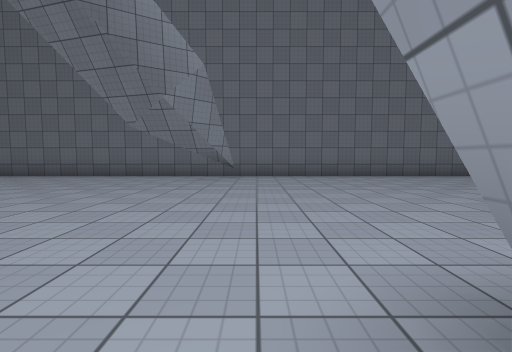
view 1 (above)

17 first-person views from a walk through a scene from a Unity 3-D project. The camera is 1.2 m above the floor, tilts 4° down and sees 85° across. The floor is counted in squares, 2 m on a side. Each view is taken from the middle of a square. On the plan, view 1 faces up. The plan holds only what a view shows up to about 9 squares ahead; the rest is blank. The place goes on beyond the plan. Surface patterns are stand-ins for the level's own textures.

view 2
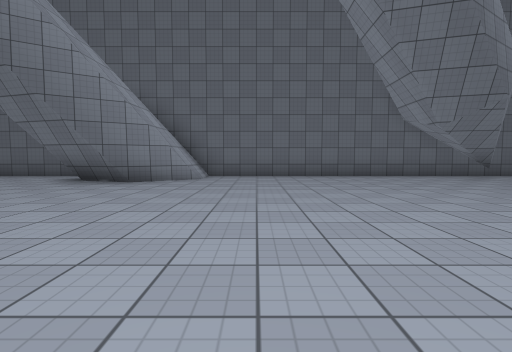

view 3
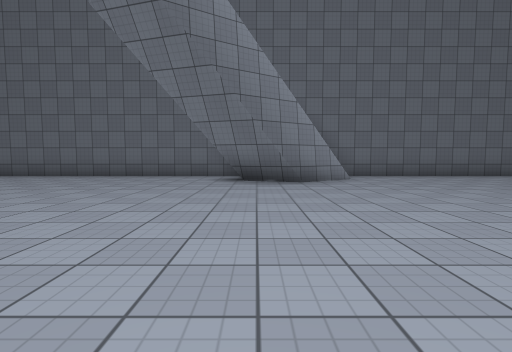

view 4
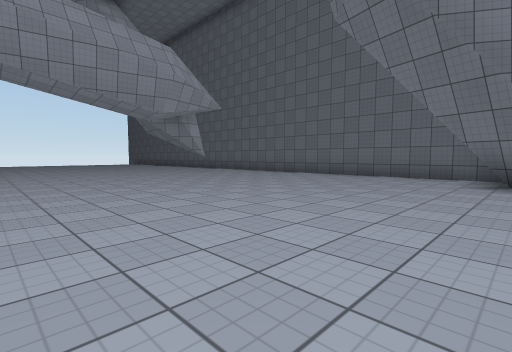

view 5
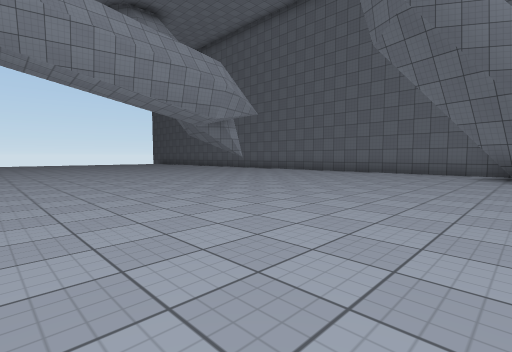

view 6
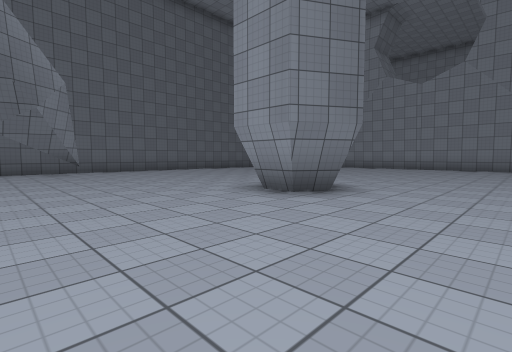

view 7
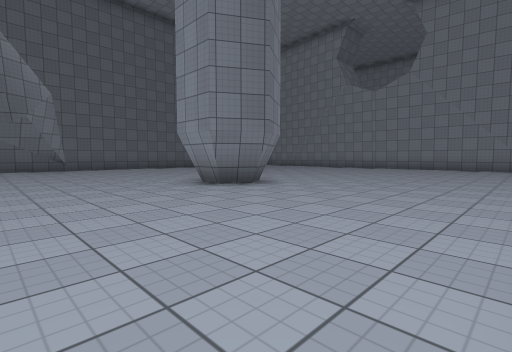

view 8
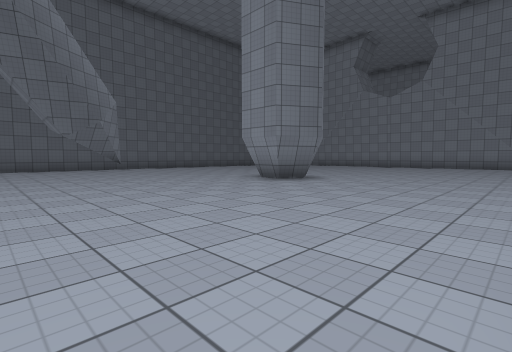

view 9
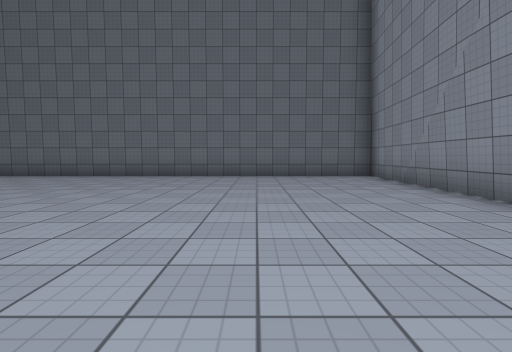

view 10
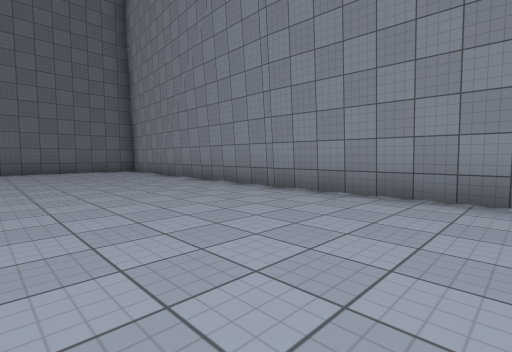

view 11
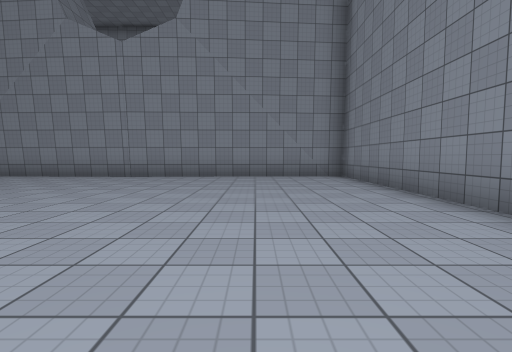

view 12
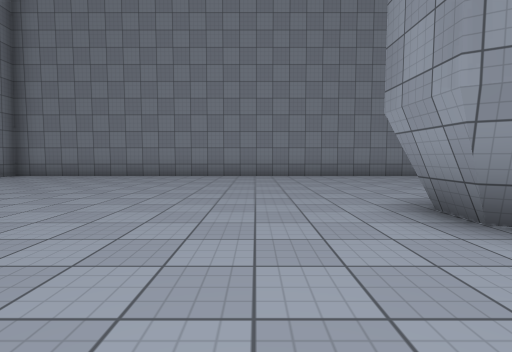

view 13
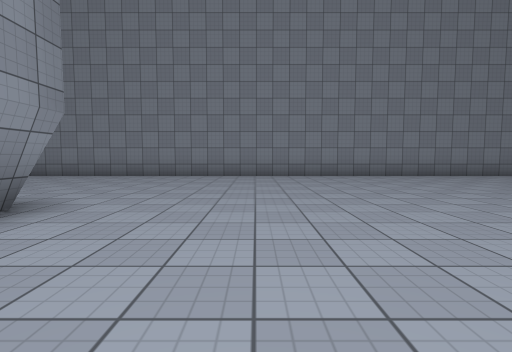

view 14
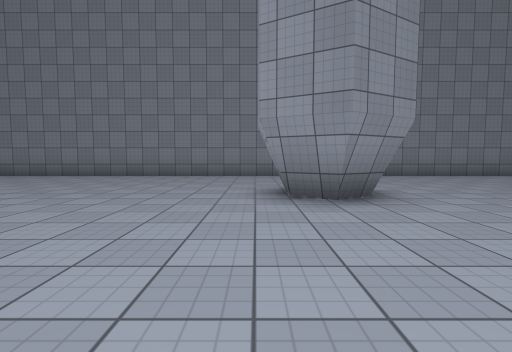

view 15
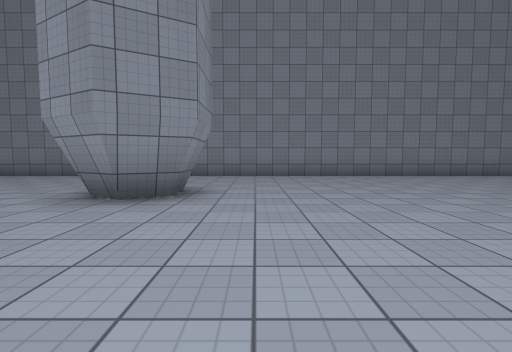

view 16
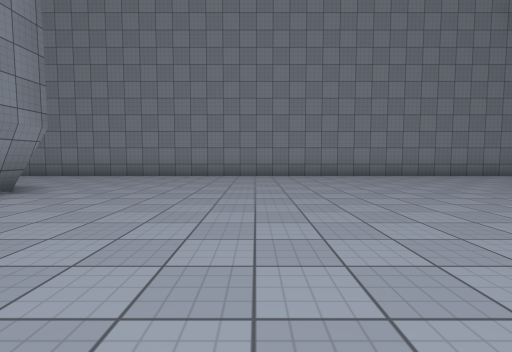

view 17
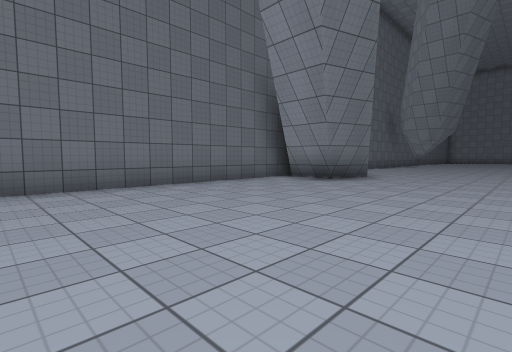

### Floor plan
Points are (right, up) in squares from view 1. A wall is a line through its corners. A room is listed if a view was taken in it or the views show most of it. See-through windows are left out.
Room 1 (views 1, 2, 3, 4, 5, 6, 7, 8, 9, 10, 11, 12, 13, 14, 15, 16, 17)
walls: (0.5, 0) (0.5, 0.9); (1.4, -0.8) (0.5, -0.2); (-9.1, -2.1) (-9.1, -1) (-8.1, -0.5) (-7.2, -1) (-7.2, -2); (2, 0.9) (2.3, 0.7) (2.3, -0.3) (1.6, -0.7); (-0.5, 7.6) (-1.1, 7); (-8.6, 7.4) (-10.6, 6.1); (-10.2, 6.1) (-11.5, 6.5); (-9, 8.6) (-9.1, 7.1); (-11.7, 6.8) (-11.6, 8.1); (-11.9, 6.9) (-11.8, 8); (-10.9, 8.6) (-18.5, 8.6); (-18.5, -5.6) (11.4, -5.6) (11.3, -4.3); (11, -4.9) (11.4, 8.6) (-8.8, 8.6)
low walls: (0.7, -0.2) (0.7, 0.6); (-8.8, -2) (-8.8, -1.2) (-8.1, -0.7) (-7.3, -1.2); (1.6, -0.7) (0.5, 0); (2.1, 0.8) (2.1, -0.2) (1.4, -0.5); (-10.1, 6.3) (-11.5, 6.8) (-11.4, 8.1); (-8.8, 8.6) (-8.8, 7.2)
ways out: gap at (-1, 8)

Positions as (right, up) in squares from view 1, and headings:
1: (0, 0), facing up
2: (-7, 0), facing up
3: (-11, 0), facing up
4: (-11, 0), facing up-left
5: (-11, -2), facing up-left
6: (-3, -3), facing up-right
7: (-3, -5), facing up-right
8: (-5, -5), facing up-right
9: (8, 0), facing up
10: (7, -3), facing up-right
11: (3, -3), facing right
12: (4, 3), facing down
13: (-2, 3), facing down
14: (-7, 3), facing down
15: (-10, 3), facing down
16: (-13, 3), facing down
17: (-18, 3), facing up-right
